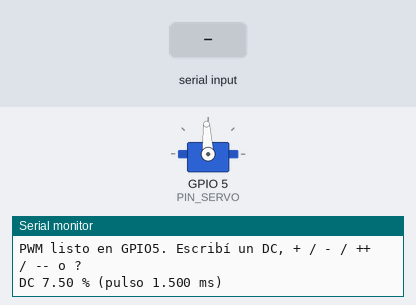
A sketch run on a simulated ESP32. Parts: servo, the last lines printed to the serial monitor. The test bench sets the inputs (shaded band). Servo pulses on a pin are drawn as a servo (544–2400 µs = 0–180°).

Above: at 1.5 s.
1.6 s: "++\n" received over Serial
At 2.7 s:
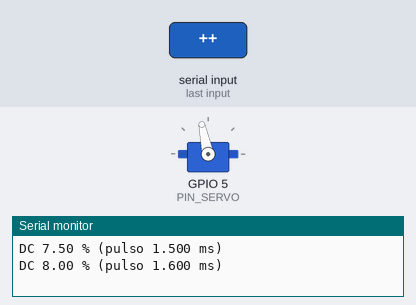
3.1 s: "5\n" received over Serial
At 3.9 s:
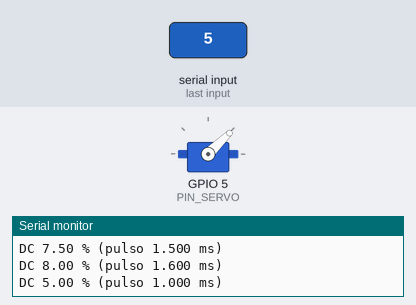
4.6 s: "--\n" received over Serial
At 5.0 s:
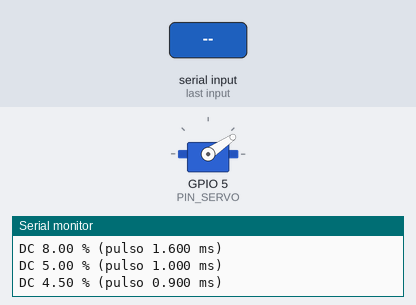
Timing chart, 0 to 7.6 s (numbered marks = the images above; inputs shaded):
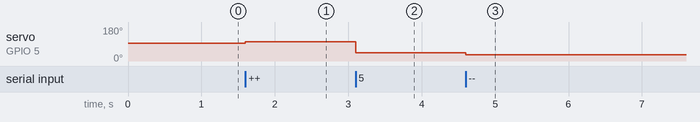

Measured:
- after the input at 1.6 s, servo on GPIO 5 (PIN_SERVO): 93° → 102° at once
- after the input at 3.1 s, servo on GPIO 5 (PIN_SERVO): 102° → 44° at once
- after the input at 4.6 s, servo on GPIO 5 (PIN_SERVO): 44° → 34° at once

The sketch:

PruebaServoDC.ino
```cpp
// Prueba del servo: manda UN SOLO duty cycle fijo al GPIO5 (50 Hz) y lo deja quieto.
// Sirve para ir buscando las posiciones de abierta, niveles 1-5 y cerrada.
//
// Monitor serie a 115200 (fin de línea: "Nueva línea"):
//   - Escribí un número (ej. 5.5)  -> fija ese DC (%)
//   - "+" o "-"                    -> sube/baja 0.1 %
//   - "++" o "--"                  -> sube/baja 0.5 %
//   - "?"                          -> muestra el DC actual

const int PIN_SERVO = 5;
const int FRECUENCIA_HZ = 50;
const int RESOLUCION_BITS = 14;

float DC_INICIAL = 7.5;   // posición con la que arranca (cambiala si querés)
float dcActual = DC_INICIAL;

void fijarDuty(float duty) {
  if (duty < 1.0f || duty > 15.0f) {
    Serial.println("DC fuera de rango (1 a 15)");
    return;
  }
  dcActual = duty;
  uint32_t maximo = (1UL << RESOLUCION_BITS) - 1;
  ledcWrite(PIN_SERVO, (uint32_t)(maximo * duty / 100.0f + 0.5f));
  Serial.printf("DC %.2f %% (pulso %.3f ms)\n", duty, duty * 0.2f);
}

void setup() {
  Serial.begin(115200);
  delay(300);
  if (!ledcAttach(PIN_SERVO, FRECUENCIA_HZ, RESOLUCION_BITS)) {
    Serial.println("ERROR: no se pudo iniciar el PWM en GPIO5");
    while (true) delay(1000);
  }
  Serial.println("PWM listo en GPIO5. Escribí un DC, + / - / ++ / -- o ?");
  fijarDuty(DC_INICIAL);
}

void loop() {
  if (!Serial.available()) return;

  String c = Serial.readStringUntil('\n');
  c.trim();
  if (c.length() == 0) return;

  if (c == "+")       fijarDuty(dcActual + 0.1f);
  else if (c == "-")  fijarDuty(dcActual - 0.1f);
  else if (c == "++") fijarDuty(dcActual + 0.5f);
  else if (c == "--") fijarDuty(dcActual - 0.5f);
  else if (c == "?")  Serial.printf("DC actual: %.2f %%\n", dcActual);
  else                fijarDuty(c.toFloat());
}
```
